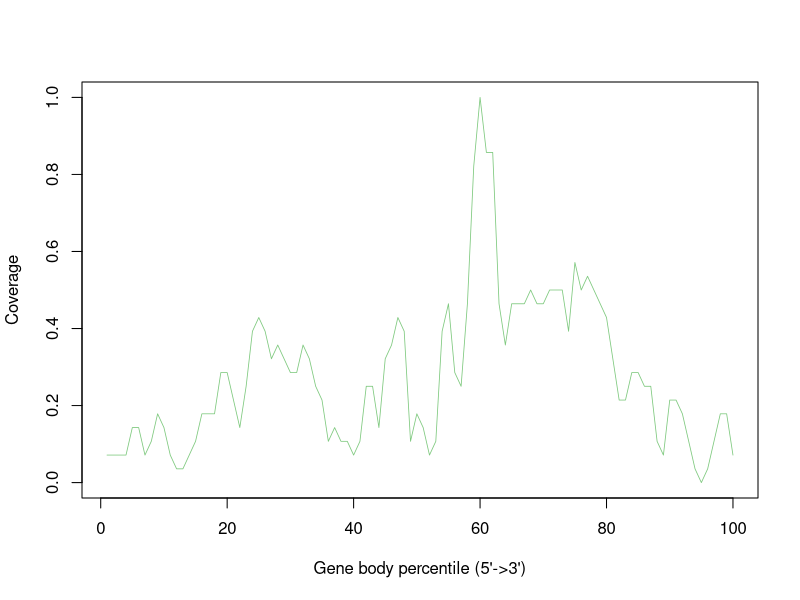

The R script that drew this image:
GSM4486053_Aligned.sortedByCoord_sorted.out <- c(0.07142857142857142,0.07142857142857142,0.07142857142857142,0.07142857142857142,0.14285714285714285,0.14285714285714285,0.07142857142857142,0.10714285714285714,0.17857142857142858,0.14285714285714285,0.07142857142857142,0.03571428571428571,0.03571428571428571,0.07142857142857142,0.10714285714285714,0.17857142857142858,0.17857142857142858,0.17857142857142858,0.2857142857142857,0.2857142857142857,0.21428571428571427,0.14285714285714285,0.25,0.39285714285714285,0.42857142857142855,0.39285714285714285,0.32142857142857145,0.35714285714285715,0.32142857142857145,0.2857142857142857,0.2857142857142857,0.35714285714285715,0.32142857142857145,0.25,0.21428571428571427,0.10714285714285714,0.14285714285714285,0.10714285714285714,0.10714285714285714,0.07142857142857142,0.10714285714285714,0.25,0.25,0.14285714285714285,0.32142857142857145,0.35714285714285715,0.42857142857142855,0.39285714285714285,0.10714285714285714,0.17857142857142858,0.14285714285714285,0.07142857142857142,0.10714285714285714,0.39285714285714285,0.4642857142857143,0.2857142857142857,0.25,0.4642857142857143,0.8214285714285714,1.0,0.8571428571428571,0.8571428571428571,0.4642857142857143,0.35714285714285715,0.4642857142857143,0.4642857142857143,0.4642857142857143,0.5,0.4642857142857143,0.4642857142857143,0.5,0.5,0.5,0.39285714285714285,0.5714285714285714,0.5,0.5357142857142857,0.5,0.4642857142857143,0.42857142857142855,0.32142857142857145,0.21428571428571427,0.21428571428571427,0.2857142857142857,0.2857142857142857,0.25,0.25,0.10714285714285714,0.07142857142857142,0.21428571428571427,0.21428571428571427,0.17857142857142858,0.10714285714285714,0.03571428571428571,0.0,0.03571428571428571,0.10714285714285714,0.17857142857142858,0.17857142857142858,0.07142857142857142)


pdf("GSM4486053.geneBodyCoverage.curves.pdf")
x=1:100
icolor = colorRampPalette(c("#7fc97f","#beaed4","#fdc086","#ffff99","#386cb0","#f0027f"))(1)
plot(x,GSM4486053_Aligned.sortedByCoord_sorted.out,type='l',xlab="Gene body percentile (5'->3')", ylab="Coverage",lwd=0.8,col=icolor[1])
dev.off()
